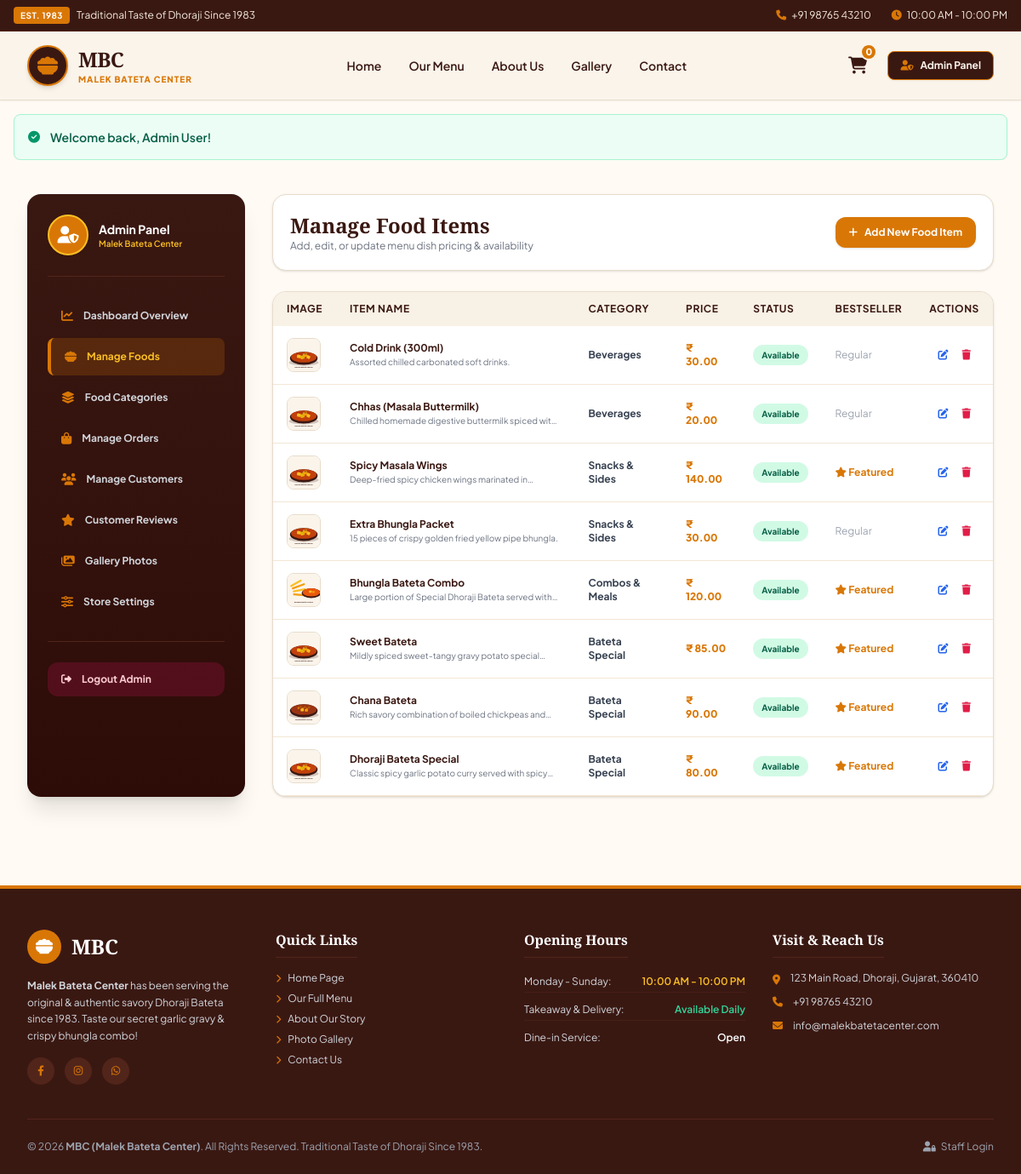
The app's page /admin/foods.php (signed in) with its own data.
### tables this page shows
CREATE TABLE IF NOT EXISTS `foods` (
  `id` INT AUTO_INCREMENT PRIMARY KEY,
  `category_id` INT NOT NULL,
  `name` VARCHAR(150) NOT NULL,
  `description` TEXT DEFAULT NULL,
  `price` DECIMAL(10,2) NOT NULL,
  `image` VARCHAR(255) DEFAULT NULL,
  `is_featured` TINYINT(1) DEFAULT 0,
  `is_available` TINYINT(1) DEFAULT 1,
  `created_at` TIMESTAMP DEFAULT CURRENT_TIMESTAMP,
  FOREIGN KEY (`category_id`) REFERENCES `categories`(`id`) ON DELETE CASCADE
);

CREATE TABLE IF NOT EXISTS `categories` (
  `id` INT AUTO_INCREMENT PRIMARY KEY,
  `name` VARCHAR(100) NOT NULL,
  `description` VARCHAR(255) DEFAULT NULL,
  `image` VARCHAR(255) DEFAULT NULL,
  `status` ENUM('active', 'inactive') NOT NULL DEFAULT 'active',
  `created_at` TIMESTAMP DEFAULT CURRENT_TIMESTAMP
);

### config/helpers.php (called while the page is built, shortened)
<?php
function baseUrl($path = '') {
    $protocol = isset($_SERVER['HTTPS']) && $_SERVER['HTTPS'] === 'on' ? 'https' : 'http';
    $host = $_SERVER['HTTP_HOST'] ?? 'localhost:8000';
    $scriptDir = dirname($_SERVER['SCRIPT_NAME']);
    $base = rtrim($protocol . "://" . $host . rtrim(str_replace('\\', '/', $scriptDir), '/'), '/');
    if (strpos($_SERVER['SCRIPT_NAME'], '/admin') !== false) {
        $base = dirname($base);
    } elseif (strpos($_SERVER['SCRIPT_NAME'], '/customer') !== false) {
        $base = dirname($base);
    }
    return rtrim($base, '/') . '/' . ltrim($path, '/');
}
function formatPrice($amount) {
    return '₹ ' . number_format((float)$amount, 2);
}

### admin/foods.php (the view, shortened to what this page needs)
<?php
require_once __DIR__ . '/../config/helpers.php';
$db = getDB();
$categories = $db->query("SELECT * FROM categories ORDER BY name ASC")->fetchAll();
$foods = $db->query("SELECT f.*, c.name AS category_name FROM foods f LEFT JOIN categories c ON f.category_id = c.id ORDER BY f.id DESC")->fetchAll();
require_once __DIR__ . '/../includes/header.php';
?>
<section class="py-10 bg-[#FFFBF4]" x-data="{ modalOpen: false, editMode: false, form: { id: 0, name: '', category_id: '', price: '', description: '', image: 'dhoraji_bateta.jpg', is_featured: false, is_available: true } }">
    <div class="max-w-7xl mx-auto px-4 sm:px-6 lg:px-8">
        <div class="flex flex-col lg:flex-row gap-8">
            <?php require_once __DIR__ . '/includes/sidebar.php'; ?>
            <div class="flex-grow space-y-6">
                <div class="mbc-card p-5 bg-white rounded-2xl border border-[#E8DCCB] shadow flex flex-col sm:flex-row justify-between items-start sm:items-center gap-4">
                    <div>
                        <h2 class="font-serif-heading font-extrabold text-2xl text-[#3A1812]">Manage Food Items</h2>
                        <p class="text-xs text-gray-500">Add, edit, or update menu dish pricing & availability</p>
                    </div>
                    <button @click="editMode = false; form = { id: 0, name: '', category_id: '<?php echo $categories[0]['id'] ?? 1; ?>', price: '', description: '', image: 'dhoraji_bateta.jpg', is_featured: false, is_available: true }; modalOpen = true" class="bg-[#D97706] hover:bg-[#B45309] text-white text-xs font-bold px-4 py-2.5 rounded-xl transition shadow flex items-center gap-2">
                        <i class="fa-solid fa-plus"></i> Add New Food Item
                    </button>
                </div>
                <div class="mbc-card bg-white rounded-2xl border border-[#E8DCCB] shadow overflow-hidden">
                    <div class="overflow-x-auto">
                        <table class="w-full text-left mbc-table text-xs">
                            <thead>
                                <tr>
                                    <th>Image</th>
                                    <th>Item Name</th>
                                    <th>Category</th>
                                    <th>Price</th>
                                    <th>Status</th>
                                    <th>Bestseller</th>
                                    <th class="text-center">Actions</th>
                                </tr>
                            </thead>
                            <tbody>
                                <?php foreach ($foods as $food):
                                    $imgPath = str_replace('.jpg', '.svg', $food['image']);
                                    if (!file_exists(__DIR__ . '/../assets/images/' . $imgPath)) {
                                        $imgPath = 'dhoraji_bateta.svg';
                                    }
                                ?>
                                    <tr>
                                        <td>
                                            <img src="<?php echo baseUrl('assets/images/' . $imgPath); ?>" class="w-10 h-10 rounded-lg object-cover border border-[#E8DCCB]">
                                        </td>
                                        <td>
                                            <strong class="text-[#3A1812] block"><?php echo htmlspecialchars($food['name']); ?></strong>
                                            <span class="text-[10px] text-gray-500 line-clamp-1"><?php echo htmlspecialchars($food['description']); ?></span>
                                        </td>
                                        <td><span class="font-bold text-gray-700"><?php echo htmlspecialchars($food['category_name']); ?></span></td>
                                        <td class="font-extrabold text-[#D97706]"><?php echo formatPrice($food['price']); ?></td>
                                        <td>
                                            <form action="<?php echo baseUrl('admin/foods.php'); ?>" method="POST" class="inline">
                                                <button type="submit" class="px-2.5 py-1 text-[10px] font-bold rounded-full <?php echo $food['is_available'] ? 'bg-emerald-100 text-emerald-800' : 'bg-rose-100 text-rose-800'; ?>">
                                                    <?php echo $food['is_available'] ? 'Available' : 'Out of Stock'; ?>
                                                </button>
                                            </form>
                                        </td>
                                        <td>
                                            <?php echo $food['is_featured'] ? '<span class="text-amber-600 font-bold"><i class="fa-solid fa-star"></i> Featured</span>' : '<span class="text-gray-400">Regular</span>'; ?>
                                        </td>
                                        <td class="text-center">
                                            <div class="flex items-center justify-center gap-2">
                                                <button @click="editMode = true; form = <?php echo htmlspecialchars(json_encode($food)); ?>; modalOpen = true" class="text-blue-600 hover:text-blue-800 font-bold p-1" title="Edit">
                                                    <i class="fa-solid fa-pen-to-square"></i>
                                                </button>
                                                <form action="<?php echo baseUrl('admin/foods.php'); ?>" method="POST" onsubmit="return confirm('Delete this food item?');" class="inline">
                                                    <button type="submit" class="text-rose-600 hover:text-rose-800 font-bold p-1" title="Delete">
                                                        <i class="fa-solid fa-trash"></i>
                                                    </button>
                                                </form>
                                            </div>
                                        </td>
                                    </tr>
                                <?php endforeach; ?>
                            </tbody>
                        </table>
                    </div>
                </div>
            </div>
        </div>
    </div>
</section>
<?php require_once __DIR__ . '/../includes/footer.php'; ?>

### assets/css/style.css (style rules this page uses)
:root { --mbc-dark-brown: #3A1812; --mbc-deep-red: #2D0B07; --mbc-cream-bg: #FFFBF4; --mbc-cream-card: #FAF4EB; --mbc-amber-primary: #D97706; --mbc-amber-hover: #B45309; --mbc-orange-accent: #E65100; --mbc-text-dark: #2A1712; --mbc-border: #E8DCCB; }
body { font-family: 'Plus Jakarta Sans', sans-serif; background-color: var(--mbc-cream-bg); color: var(--mbc-text-dark); }
.font-serif-heading { font-family: 'Playfair Display', Georgia, serif; }
.mbc-card { background-color: #FFFFFF; border: 1px solid var(--mbc-border); border-radius: 0.75rem; box-shadow: 0 4px 6px -1px rgba(58, 24, 18, 0.04), 0 2px 4px -1px rgba(58, 24, 18, 0.02); }
.mbc-table th { background-color: #F8F1E5; color: var(--mbc-dark-brown); font-weight: 700; text-transform: uppercase; font-size: 0.75rem; letter-spacing: 0.05em; padding: 0.75rem 1rem; }
.mbc-table td { padding: 0.875rem 1rem; border-bottom: 1px solid #F3E6D5; }

### records on screen
foods: name "Cold Drink (300ml)", description "Assorted chilled carbonated soft drinks.", category.name "Beverages", price "₹ 30.00", is_available "Available", is_featured "Regular"
foods: name "Chhas (Masala Buttermilk)", description "Chilled homemade digestive buttermilk spiced…", category.name "Beverages", price "₹ 20.00", is_available "Available", is_featured "Regular"
foods: name "Spicy Masala Wings", description "Deep-fried spicy chicken wings marinated…", category.name "Snacks & Sides", price "₹ 140.00", is_available "Available", is_featured 1 (drawn)
foods: name "Extra Bhungla Packet", description "15 pieces of crispy golden fried yellow pipe bhungla.", category.name "Snacks & Sides", price "₹ 30.00", is_available "Available", is_featured "Regular"
foods: shows a picture, name "Bhungla Bateta Combo", description "Large portion of Special Dhoraji Bateta served…", category.name "Combos & Meals", price "₹ 120.00", is_available "Available", is_featured 1 (drawn)
foods: name "Sweet Bateta", description "Mildly spiced sweet-tangy gravy potato…", category.name "Bateta Special", price "₹ 85.00", is_available "Available", is_featured 1 (drawn)
foods: shows a picture, name "Chana Bateta", description "Rich savory combination of boiled chickpeas…", category.name "Bateta Special", price "₹ 90.00", is_available "Available", is_featured 1 (drawn)
foods: name "Dhoraji Bateta Special", description "Classic spicy garlic potato curry served with…", category.name "Bateta Special", price "₹ 80.00", is_available "Available", is_featured 1 (drawn)

### other values on screen
$cartCount "0"
$flash['message'] "Welcome back, Admin User!"
